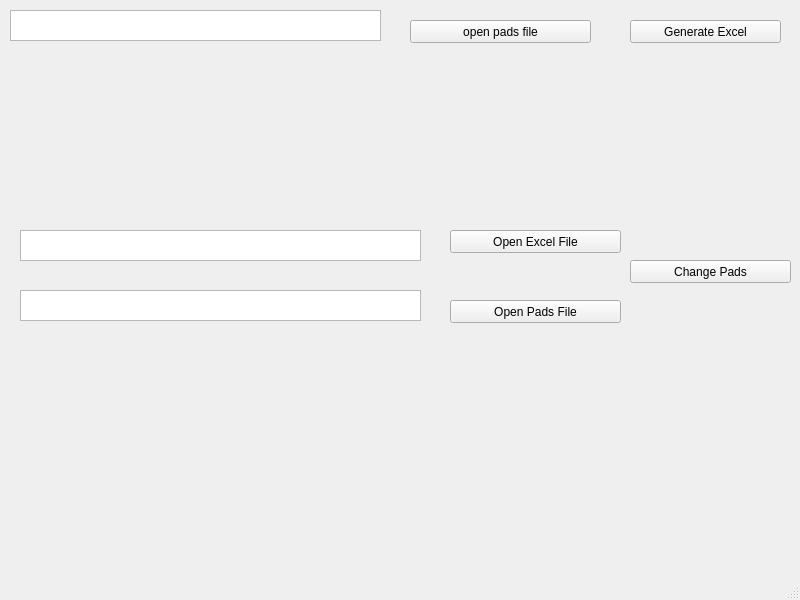
<?xml version="1.0" encoding="UTF-8"?>
<ui version="4.0">
 <class>MainWindow</class>
 <widget class="QMainWindow" name="MainWindow">
  <property name="geometry">
   <rect>
    <x>0</x>
    <y>0</y>
    <width>800</width>
    <height>600</height>
   </rect>
  </property>
  <property name="windowTitle">
   <string>MainWindow</string>
  </property>
  <widget class="QWidget" name="centralwidget">
   <widget class="QPushButton" name="open_pads_file_button">
    <property name="geometry">
     <rect>
      <x>410</x>
      <y>20</y>
      <width>181</width>
      <height>23</height>
     </rect>
    </property>
    <property name="text">
     <string>open pads file</string>
    </property>
   </widget>
   <widget class="QTextEdit" name="pads_text">
    <property name="geometry">
     <rect>
      <x>10</x>
      <y>10</y>
      <width>371</width>
      <height>31</height>
     </rect>
    </property>
   </widget>
   <widget class="QPushButton" name="excel_generate_button">
    <property name="geometry">
     <rect>
      <x>630</x>
      <y>20</y>
      <width>151</width>
      <height>23</height>
     </rect>
    </property>
    <property name="text">
     <string>Generate Excel</string>
    </property>
   </widget>
   <widget class="QTextEdit" name="excel_text">
    <property name="geometry">
     <rect>
      <x>20</x>
      <y>230</y>
      <width>401</width>
      <height>31</height>
     </rect>
    </property>
   </widget>
   <widget class="QTextEdit" name="old_pads_text">
    <property name="geometry">
     <rect>
      <x>20</x>
      <y>290</y>
      <width>401</width>
      <height>31</height>
     </rect>
    </property>
   </widget>
   <widget class="QPushButton" name="open_excel_file_button">
    <property name="geometry">
     <rect>
      <x>450</x>
      <y>230</y>
      <width>171</width>
      <height>23</height>
     </rect>
    </property>
    <property name="text">
     <string>Open Excel File</string>
    </property>
   </widget>
   <widget class="QPushButton" name="open_old_pads_file_button">
    <property name="geometry">
     <rect>
      <x>450</x>
      <y>300</y>
      <width>171</width>
      <height>23</height>
     </rect>
    </property>
    <property name="text">
     <string>Open Pads File</string>
    </property>
   </widget>
   <widget class="QPushButton" name="change_pads_information_button">
    <property name="geometry">
     <rect>
      <x>630</x>
      <y>260</y>
      <width>161</width>
      <height>23</height>
     </rect>
    </property>
    <property name="text">
     <string>Change Pads</string>
    </property>
   </widget>
  </widget>
  <widget class="QMenuBar" name="menubar">
   <property name="geometry">
    <rect>
     <x>0</x>
     <y>0</y>
     <width>800</width>
     <height>23</height>
    </rect>
   </property>
  </widget>
  <widget class="QStatusBar" name="statusbar"/>
 </widget>
 <resources/>
 <connections/>
</ui>
